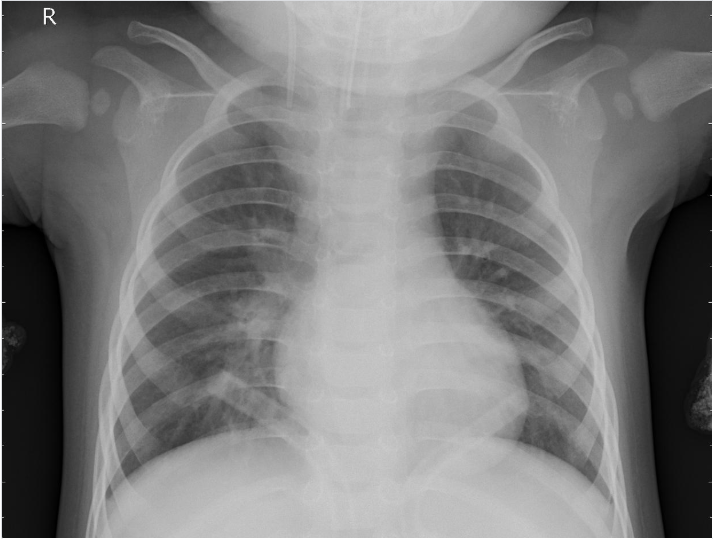
#> input picture SAMPLE_TEST_CASE_DISEASE_DETECTION/PNEUMONIA_XRAYS_IMAGES/pneumonia/PNEUMONIA_TEST_CASE_1.png, 713 x 539 px
$ python -i train_image_classifier.py   (imports and definitions only)
#> lines starting #> are read from the running program, lines starting #| are printed output that depends on the picture
"""
Train a sklearn RandomForest image type classifier.
Uses only PIL + NumPy + sklearn — no TensorFlow needed.
Saves: ml_models/image_type_classifier.pkl
"""
import os, pickle
import numpy as np
from PIL import Image
from sklearn.ensemble import RandomForestClassifier
from sklearn.model_selection import cross_val_score
from sklearn.preprocessing import LabelEncoder

UPLOADS = os.path.join(os.path.dirname(__file__), "uploads")
OUT     = os.path.join(os.path.dirname(__file__), "ml_models", "image_type_classifier.pkl")


def extract_features(img_path):
    img = Image.open(img_path).convert("RGB").resize((224, 224))
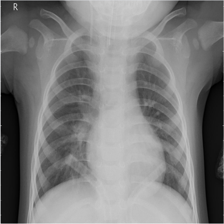
#> img: PIL image 224x224 RGB; mean R, G, B 123.8, 123.8, 123.9
    arr = np.array(img, dtype=np.float32)
    r, g, b = arr[:, :, 0], arr[:, :, 1], arr[:, :, 2]

    color_var    = (np.mean(np.abs(r-g)) + np.mean(np.abs(r-b)) + np.mean(np.abs(g-b))) / 3.0
#> color_var = 0.0131
    brightness   = np.mean(arr)
#> brightness = 123.8
    std          = np.std(arr)
#> std = 54.24
    r_mean       = np.mean(r)
#> r_mean = 123.8
    g_mean       = np.mean(g)
#> g_mean = 123.8
    b_mean       = np.mean(b)
#> b_mean = 123.9
    rg_diff      = np.mean(np.abs(r - g))
#> rg_diff = 0.0066
    rb_diff      = np.mean(np.abs(r - b))
#> rb_diff = 0.0196
    gb_diff      = np.mean(np.abs(g - b))
#> gb_diff = 0.013
    dark_ratio   = np.mean(arr < 30)
#> dark_ratio = 0.0955
    bright_ratio = np.mean(arr > 200)
#> bright_ratio = 0.00606
    mid_ratio    = np.mean((arr >= 30) & (arr <= 200))
#> mid_ratio = 0.898
    h, w         = arr.shape[:2]
#> h = 224; w = 224
    aspect       = h / w
#> aspect = 1

    # Histogram features (8 bins per channel)
    r_hist = np.histogram(r, bins=8, range=(0, 255))[0] / r.size
#> r_hist = [0.0966, 0.0419, 0.155, 0.196, 0.174, 0.263, 0.0734, 0]
    g_hist = np.histogram(g, bins=8, range=(0, 255))[0] / g.size
#> g_hist = [0.0966, 0.0419, 0.155, 0.196, 0.174, 0.263, 0.0735, 0]
    b_hist = np.histogram(b, bins=8, range=(0, 255))[0] / b.size
#> b_hist has the same summary as g_hist

    base = [color_var, brightness, std, r_mean, g_mean, b_mean,
            rg_diff, rb_diff, gb_diff, dark_ratio, bright_ratio, mid_ratio, aspect]
#> base = [0.0131, 123.8, 54.24, 123.8, 123.8, 123.9, 0.0066, 0.0196, 0.013, 0.0955, 0.00606, 0.898, 1]
    return np.array(base + list(r_hist) + list(g_hist) + list(b_hist), dtype=np.float32)


# ── Collect data ──────────────────────────────────────────────
X, y = [], []
prefix_map = {"brain": "brain", "breast": "breast", "pneumonia": "chest", "skin": "skin"}

# [10 lines not run here, left out]

X = np.array(X)
le = LabelEncoder()
y_enc = le.fit_transform(y)

# [3 lines not run here, left out]

# ── Train ─────────────────────────────────────────────────────
clf = RandomForestClassifier(n_estimators=200, max_depth=None, random_state=42, n_jobs=-1)
# [1 line that did not run here, left out]
# [10 lines not run here, left out]

>>> result = extract_features('../SAMPLE_TEST_CASE_DISEASE_DETECTION/PNEUMONIA_XRAYS_IMAGES/pneumonia/PNEUMONIA_TEST_CASE_1.png')
#> result = 37 values, max 123.9 at index 5, min 0 at index 20, mean 14.99
